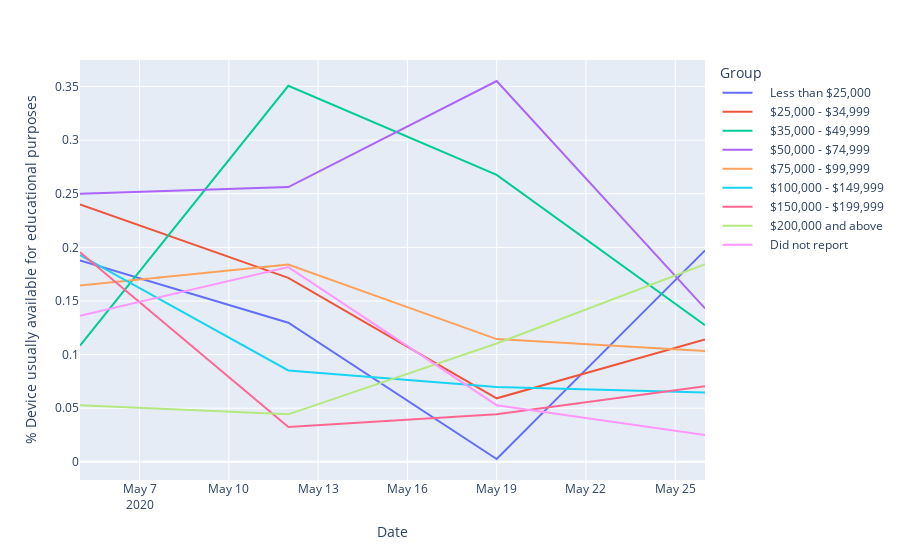

Notebook source saved alongside this figure:
### Code cell
income_df["% Device usually available for educational purposes"] = income_df["Device usually available for educational purposes"]/income_df["Total"]

fig = px.line(income_df, x = "Date", y = "% Device usually available for educational purposes", color = "Group")
fig.show()

### Figure 1 — Plotly figure (JSON) as saved in the notebook; plotly's stock layout.template omitted (floating-point values rounded to 4 significant figures)
{"data": [{"hovertemplate": "Group=    Less than $25,000<br>Date=%{x}<br>% Device usually available for educational purposes=%{y}<extra></extra>", "legendgroup": "    Less than $25,000", "line": {"color": "#636efa", "dash": "solid"}, "mode": "lines", "name": "    Less than $25,000", "orientation": "v", "showlegend": true, "type": "scatter", "x": ["2020-05-05", "2020-05-12", "2020-05-19", "2020-05-26"], "xaxis": "x", "y": [0.1879, 0.1298, 0.002659, 0.1972], "yaxis": "y"}, {"hovertemplate": "Group=    $25,000 - $34,999<br>Date=%{x}<br>% Device usually available for educational purposes=%{y}<extra></extra>", "legendgroup": "    $25,000 - $34,999", "line": {"color": "#EF553B", "dash": "solid"}, "mode": "lines", "name": "    $25,000 - $34,999", "orientation": "v", "showlegend": true, "type": "scatter", "x": ["2020-05-05", "2020-05-12", "2020-05-19", "2020-05-26"], "xaxis": "x", "y": [0.2401, 0.1716, 0.05923, 0.1141], "yaxis": "y"}, {"hovertemplate": "Group=    $35,000 - $49,999<br>Date=%{x}<br>% Device usually available for educational purposes=%{y}<extra></extra>", "legendgroup": "    $35,000 - $49,999", "line": {"color": "#00cc96", "dash": "solid"}, "mode": "lines", "name": "    $35,000 - $49,999", "orientation": "v", "showlegend": true, "type": "scatter", "x": ["2020-05-05", "2020-05-12", "2020-05-19", "2020-05-26"], "xaxis": "x", "y": [0.1084, 0.3507, 0.2676, 0.1275], "yaxis": "y"}, {"hovertemplate": "Group=    $50,000 - $74,999<br>Date=%{x}<br>% Device usually available for educational purposes=%{y}<extra></extra>", "legendgroup": "    $50,000 - $74,999", "line": {"color": "#ab63fa", "dash": "solid"}, "mode": "lines", "name": "    $50,000 - $74,999", "orientation": "v", "showlegend": true, "type": "scatter", "x": ["2020-05-05", "2020-05-12", "2020-05-19", "2020-05-26"], "xaxis": "x", "y": [0.2501, 0.2563, 0.3552, 0.1431], "yaxis": "y"}, {"hovertemplate": "Group=    $75,000 - $99,999<br>Date=%{x}<br>% Device usually available for educational purposes=%{y}<extra></extra>", "legendgroup": "    $75,000 - $99,999", "line": {"color": "#FFA15A", "dash": "solid"}, "mode": "lines", "name": "    $75,000 - $99,999", "orientation": "v", "showlegend": true, "type": "scatter", "x": ["2020-05-05", "2020-05-12", "2020-05-19", "2020-05-26"], "xaxis": "x", "y": [0.1646, 0.184, 0.1145, 0.1033], "yaxis": "y"}, {"hovertemplate": "Group=    $100,000 - $149,999<br>Date=%{x}<br>% Device usually available for educational purposes=%{y}<extra></extra>", "legendgroup": "    $100,000 - $149,999", "line": {"color": "#19d3f3", "dash": "solid"}, "mode": "lines", "name": "    $100,000 - $149,999", "orientation": "v", "showlegend": true, "type": "scatter", "x": ["2020-05-05", "2020-05-12", "2020-05-19", "2020-05-26"], "xaxis": "x", "y": [0.1929, 0.0852, 0.06976, 0.06469], "yaxis": "y"}, {"hovertemplate": "Group=    $150,000 - $199,999<br>Date=%{x}<br>% Device usually available for educational purposes=%{y}<extra></extra>", "legendgroup": "    $150,000 - $199,999", "line": {"color": "#FF6692", "dash": "solid"}, "mode": "lines", "name": "    $150,000 - $199,999", "orientation": "v", "showlegend": true, "type": "scatter", "x": ["2020-05-05", "2020-05-12", "2020-05-19", "2020-05-26"], "xaxis": "x", "y": [0.1955, 0.03251, 0.04445, 0.07051], "yaxis": "y"}, {"hovertemplate": "Group=    $200,000 and above<br>Date=%{x}<br>% Device usually available for educational purposes=%{y}<extra></extra>", "legendgroup": "    $200,000 and above", "line": {"color": "#B6E880", "dash": "solid"}, "mode": "lines", "name": "    $200,000 and above", "orientation": "v", "showlegend": true, "type": "scatter", "x": ["2020-05-05", "2020-05-12", "2020-05-19", "2020-05-26"], "xaxis": "x", "y": [0.05288, 0.04428, 0.1104, 0.1843], "yaxis": "y"}, {"hovertemplate": "Group=    Did not report<br>Date=%{x}<br>% Device usually available for educational purposes=%{y}<extra></extra>", "legendgroup": "    Did not report", "line": {"color": "#FF97FF", "dash": "solid"}, "mode": "lines", "name": "    Did not report", "orientation": "v", "showlegend": true, "type": "scatter", "x": ["2020-05-05", "2020-05-12", "2020-05-19", "2020-05-26"], "xaxis": "x", "y": [0.1361, 0.1816, 0.05284, 0.02512], "yaxis": "y"}], "layout": {"autosize": true, "legend": {"title": {"text": "Group"}, "tracegroupgap": 0}, "margin": {"t": 60}, "xaxis": {"anchor": "y", "autorange": true, "domain": [0, 1], "range": ["2020-05-05", "2020-05-26"], "title": {"text": "Date"}, "type": "date"}, "yaxis": {"anchor": "x", "autorange": true, "domain": [0, 1], "range": [-0.01692, 0.3747], "title": {"text": "% Device usually available for educational purposes"}, "type": "linear"}}}
